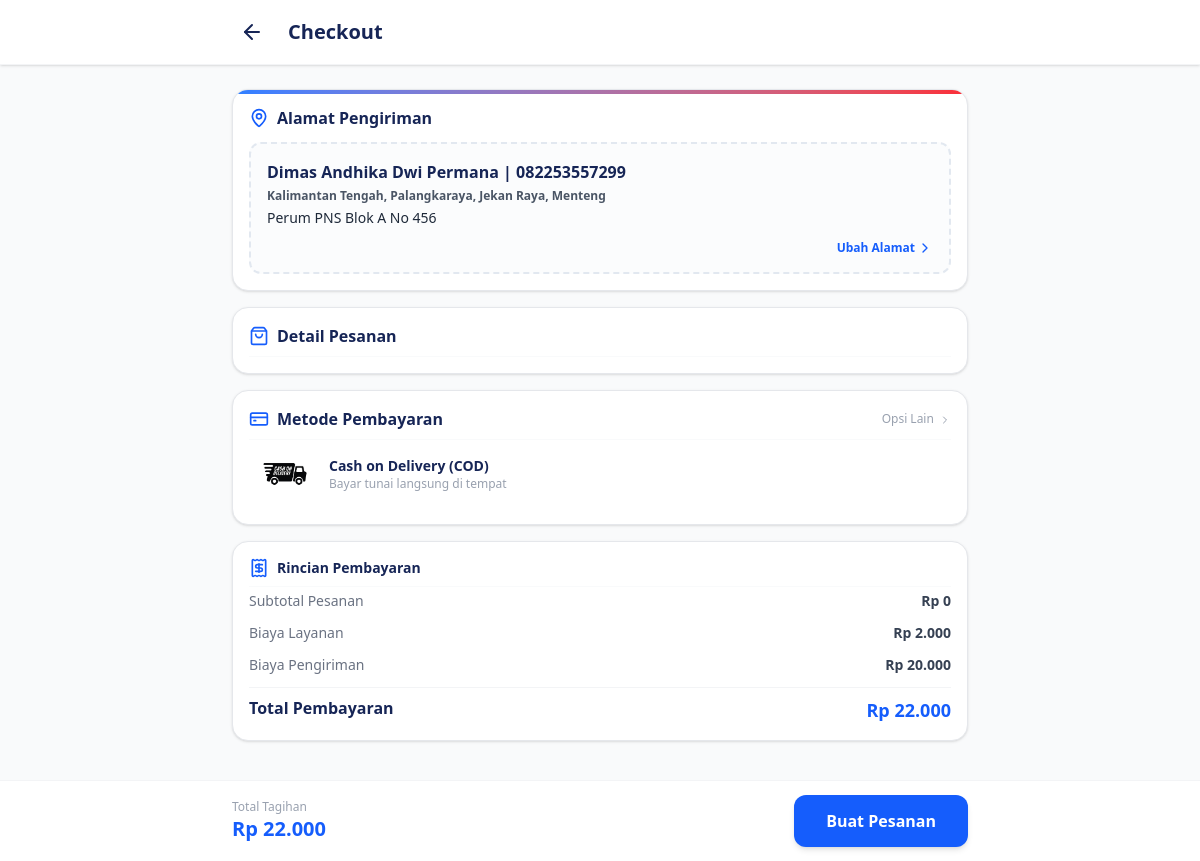
/pages/checkout.php?slug=ikan-tuna, run on an earlier commit of the app's database.
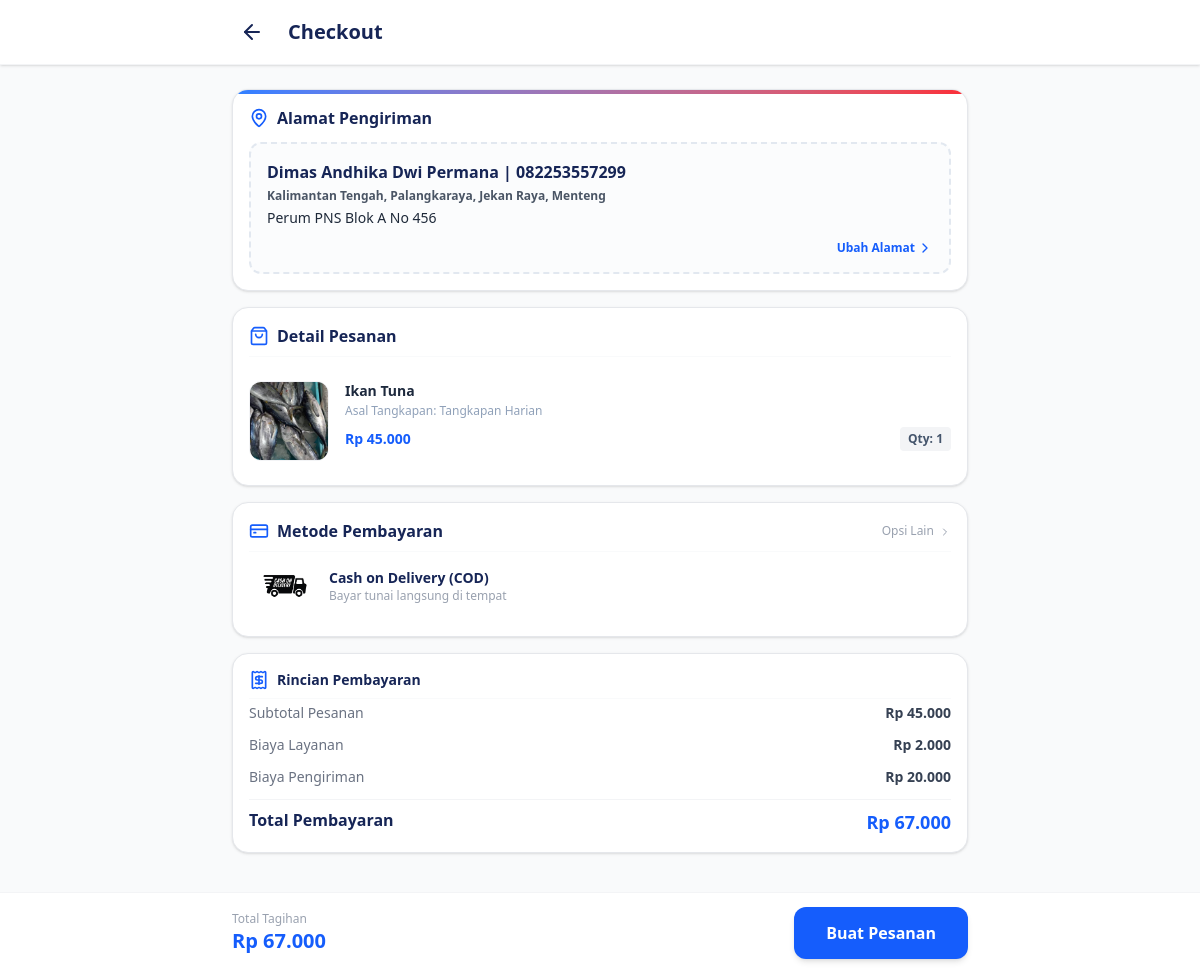
And on a later commit of the database.
### tables this page shows
CREATE TABLE `products` (
  `id` int(11) NOT NULL,
  `user_id` int(11) NOT NULL,
  `nama_produk` varchar(150) NOT NULL,
  `slug` varchar(150) DEFAULT NULL,
  `kategori` varchar(50) DEFAULT NULL,
  `deskripsi` text DEFAULT NULL,
  `harga` decimal(12,2) NOT NULL,
  `stok` int(11) DEFAULT 0,
  `berat` decimal(8,2) DEFAULT NULL,
  `satuan` varchar(20) DEFAULT NULL,
  `asal_produk` varchar(100) DEFAULT NULL,
  `badge` varchar(50) DEFAULT NULL,
  `status` enum('aktif','nonaktif') DEFAULT 'aktif',
  `created_at` timestamp NOT NULL DEFAULT current_timestamp(),
  `updated_at` timestamp NULL DEFAULT NULL
);

### pages/checkout.php (the view, shortened to what the changed rows need)
<?php
include '../config/koneksi.php';
$user_id = $_SESSION['user_id'] ?? 1;
$items_checkout = [];
$subtotal_pesanan = 0;
$biaya_layanan = 2000;
$biaya_pengiriman = 20000;
if ($_SERVER['REQUEST_METHOD'] === 'POST' && isset($_POST['selected_items'])) {
    $selected_ids = array_map('intval', $_POST['selected_items']);
    $qty_arr = $_POST['qty'];
    $ids_string = implode(',', $selected_ids);
    $query_p = "SELECT ci.id as cart_item_id, p.*,
            (SELECT pi.nama_file FROM product_images pi WHERE pi.product_id = p.id LIMIT 1) as gambar_utama
            FROM cart_items ci
            JOIN products p ON ci.product_id = p.id
            JOIN cart c ON ci.cart_id = c.id
            WHERE ci.id IN ($ids_string)
            AND c.user_id = '$user_id'";
    $res_p = mysqli_query($conn, $query_p);
    while ($row = mysqli_fetch_assoc($res_p)) {
        $qty = (int)($qty_arr[$row['cart_item_id']] ?? 1);
        $row['qty'] = $qty;
        $subtotal_pesanan += ($row['harga'] * $qty);
        $items_checkout[] = $row;
    }
    $cart_to_product = [];
    foreach ($items_checkout as $item) {
        $cart_to_product[$item['cart_item_id']] = $item['id'];
    }
    $_SESSION['checkout_data']['cart_to_product'] = $cart_to_product;
} elseif (isset($_GET['slug'])) {
    $slug = mysqli_real_escape_string($conn, $_GET['slug']);
    $qty = max(1, (int)($_GET['qty'] ?? 1));
    $query_p = "SELECT p.*, (SELECT pi.nama_file FROM product_images pi WHERE pi.product_id = p.id LIMIT 1) as gambar_utama
                FROM products p WHERE p.slug = '$slug' AND p.status = 'aktif' LIMIT 1";
    $res_p = mysqli_query($conn, $query_p);
    if ($row_direct = mysqli_fetch_assoc($res_p)) {
        $row_direct['qty'] = $qty;
        $subtotal_pesanan = $row_direct['harga'] * $qty;
        $items_checkout[] = $row_direct;
    }
}
$total_pembayaran = $subtotal_pesanan + $biaya_layanan + $biaya_pengiriman;
?>
<!DOCTYPE html>
<html lang="id">
<?php include '../includes/head.php'; ?>
<body class="bg-gray-50 text-gray-800 font-sans antialiased">
    <header class="bg-white border-b border-gray-100 sticky top-0 z-40 shadow-sm">
        <div class="max-w-3xl mx-auto px-4 h-16 flex items-center justify-between">
            <div class="flex items-center gap-4">
                <h1 class="text-xl font-bold text-blue-950">Checkout</h1>
            </div>
        </div>
    </header>
    <main class="max-w-3xl mx-auto px-4 py-6 space-y-4 mb-24">
        <section class="bg-white border border-gray-200 rounded-2xl p-4 shadow-sm space-y-4">
            <?php foreach ($items_checkout as $item): ?>
            <div class="flex gap-4 items-start py-2">
                <div class="w-20 h-20 bg-slate-100 rounded-xl overflow-hidden flex-shrink-0 border border-gray-100 flex items-center justify-center">
                    <?php if (!empty($item['gambar_utama']) && file_exists("../assets/img/product-image/" . $item['gambar_utama'])): ?>
                        <img src="../assets/img/product-image/<?= $item['gambar_utama']; ?>" class="w-full h-full object-cover">
                    <?php else: ?>
                        <i data-lucide="fish" class="w-8 h-8 text-blue-500/50"></i>
                    <?php endif; ?>
                </div>
                <div class="flex-1 min-w-0">
                    <h4 class="font-bold text-slate-800 text-sm truncate"><?= htmlspecialchars($item['nama_produk']); ?></h4>
                    <p class="text-xs text-slate-400 mt-0.5">Asal Tangkapan: <?= $item['asal_produk']; ?></p>
                    <div class="flex items-center justify-between mt-2">
                        <span class="text-blue-600 font-extrabold text-sm">Rp <?= number_format($item['harga'], 0, ',', '.'); ?></span>
                        <span class="text-xs font-semibold text-slate-600 bg-gray-100 px-2 py-1 rounded">Qty: <?= $item['qty']; ?></span>
                    </div>
                </div>
            </div>
            <?php endforeach; ?>
        </section>
        <section class="bg-white border border-gray-200 rounded-2xl p-4 shadow-sm space-y-3 text-sm">
            <div class="flex justify-between text-gray-500">
                <span>Subtotal Pesanan</span>
                <span class="font-semibold text-gray-700">Rp <?= number_format($subtotal_pesanan, 0, ',', '.'); ?></span>
            </div>
            <div class="flex justify-between text-base font-bold text-blue-950 pt-1">
                <span>Total Pembayaran</span>
                <span class="text-blue-600 text-lg">Rp <?= number_format($total_pembayaran, 0, ',', '.'); ?></span>
            </div>
        </section>
    </main>
    <div class="fixed bottom-0 left-0 right-0 bg-white border-t border-gray-100 shadow-xl z-30">
        <div class="max-w-3xl mx-auto px-4 h-20 flex items-center justify-between">
            <div class="flex flex-col">
                <span class="text-xs text-gray-400 font-medium">Total Tagihan</span>
                <span class="text-xl font-extrabold text-blue-600">Rp <?= number_format($total_pembayaran, 0, ',', '.'); ?></span>
            </div>
        </div>
    </div>
</body>
</html>

What changed in the data, as far as the page shows it:
added products: nama_produk "Ikan Tuna", asal_produk "Tangkapan Harian", harga "45.000", qty "1", harga "67.000"
Also different on the page:
$subtotal_pesanan: "0" → (not shown)
$total_pembayaran: "22.000" → (not shown)
